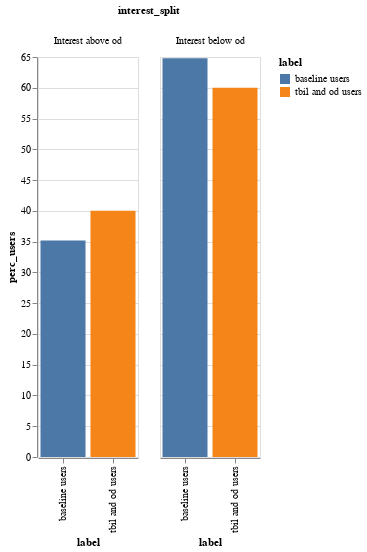

This figure's notebook cell:
### Code cell
af.column_multi(
    apr_split_df, "label", "label", "perc_users", "interest_split", 100, 400, "x"
)

### Figure 1 — Vega-Lite specification as saved in the notebook (floating-point values rounded to 4 significant figures)
{"config": {"view": {"continuousWidth": 400, "continuousHeight": 300}}, "data": {"name": "data-6faf9f407e6b83130c1501aaf341db05"}, "mark": "bar", "encoding": {"color": {"type": "nominal", "field": "label"}, "column": {"type": "nominal", "field": "interest_split"}, "tooltip": {"type": "quantitative", "field": "perc_users"}, "x": {"type": "nominal", "field": "label", "sort": "x"}, "y": {"type": "quantitative", "field": "perc_users"}}, "height": 400, "width": 100, "$schema": "https://vega.github.io/schema/vega-lite/v4.8.1.json", "datasets": {"data-6faf9f407e6b83130c1501aaf341db05": [{"label": "baseline users", "interest_split": "Interest above od", "n_users": 662, "perc_users": 35.2}, {"label": "baseline users", "interest_split": "Interest below od", "n_users": 1217, "perc_users": 64.8}, {"label": "tbil and od users", "interest_split": "Interest above od", "n_users": 700, "perc_users": 40.0}, {"label": "tbil and od users", "interest_split": "Interest below od", "n_users": 1060, "perc_users": 60.0}]}}
